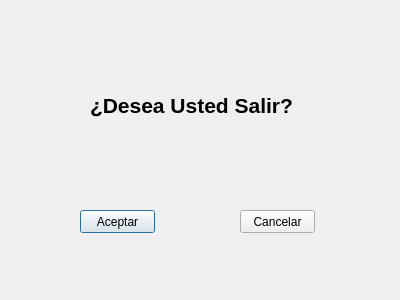
<?xml version="1.0" encoding="UTF-8"?>
<ui version="4.0">
 <class>dlgSalir</class>
 <widget class="QDialog" name="dlgSalir">
  <property name="windowModality">
   <enum>Qt::ApplicationModal</enum>
  </property>
  <property name="geometry">
   <rect>
    <x>0</x>
    <y>0</y>
    <width>400</width>
    <height>300</height>
   </rect>
  </property>
  <property name="minimumSize">
   <size>
    <width>400</width>
    <height>300</height>
   </size>
  </property>
  <property name="maximumSize">
   <size>
    <width>400</width>
    <height>300</height>
   </size>
  </property>
  <property name="windowTitle">
   <string>Dialog</string>
  </property>
  <property name="windowIcon">
   <iconset>
    <normaloff>../img/Logo2.png</normaloff>../img/Logo2.png</iconset>
  </property>
  <property name="modal">
   <bool>true</bool>
  </property>
  <widget class="QLabel" name="lblSalir">
   <property name="geometry">
    <rect>
     <x>90</x>
     <y>70</y>
     <width>211</width>
     <height>71</height>
    </rect>
   </property>
   <property name="font">
    <font>
     <pointsize>16</pointsize>
     <weight>75</weight>
     <bold>true</bold>
    </font>
   </property>
   <property name="text">
    <string>¿Desea Usted Salir?</string>
   </property>
   <property name="textFormat">
    <enum>Qt::RichText</enum>
   </property>
  </widget>
  <widget class="QPushButton" name="btnSalirAceptar">
   <property name="geometry">
    <rect>
     <x>80</x>
     <y>210</y>
     <width>75</width>
     <height>23</height>
    </rect>
   </property>
   <property name="text">
    <string>Aceptar</string>
   </property>
  </widget>
  <widget class="QPushButton" name="btnSalirCancelar">
   <property name="geometry">
    <rect>
     <x>240</x>
     <y>210</y>
     <width>75</width>
     <height>23</height>
    </rect>
   </property>
   <property name="text">
    <string>Cancelar</string>
   </property>
  </widget>
 </widget>
 <resources/>
 <connections/>
</ui>
